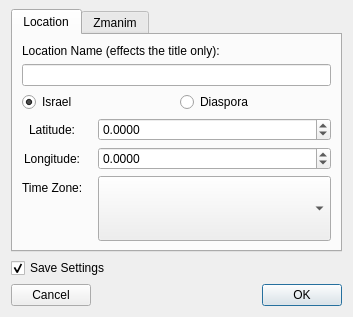
<?xml version="1.0" encoding="UTF-8"?>
<ui version="4.0">
 <class>settings</class>
 <widget class="QDialog" name="settings">
  <property name="geometry">
   <rect>
    <x>0</x>
    <y>0</y>
    <width>353</width>
    <height>317</height>
   </rect>
  </property>
  <property name="windowTitle">
   <string>Change location</string>
  </property>
  <property name="layoutDirection">
   <enum>Qt::LeftToRight</enum>
  </property>
  <layout class="QVBoxLayout" name="verticalLayout">
   <property name="topMargin">
    <number>9</number>
   </property>
   <item>
    <widget class="QTabWidget" name="tabWidget">
     <property name="currentIndex">
      <number>0</number>
     </property>
     <widget class="QWidget" name="Location">
      <attribute name="title">
       <string>Location</string>
      </attribute>
      <layout class="QVBoxLayout" name="verticalLayout_2">
       <item>
        <widget class="QLabel" name="label">
         <property name="text">
          <string>Location Name (effects the title only):</string>
         </property>
        </widget>
       </item>
       <item>
        <widget class="QLineEdit" name="locationLine"/>
       </item>
       <item>
        <layout class="QHBoxLayout" name="horizontalLayout_3">
         <property name="topMargin">
          <number>0</number>
         </property>
         <item>
          <widget class="QRadioButton" name="isIl">
           <property name="text">
            <string>Israel</string>
           </property>
           <property name="checked">
            <bool>true</bool>
           </property>
          </widget>
         </item>
         <item>
          <widget class="QRadioButton" name="isHool">
           <property name="text">
            <string>Diaspora</string>
           </property>
          </widget>
         </item>
        </layout>
       </item>
       <item>
        <layout class="QFormLayout" name="formLayout">
         <property name="fieldGrowthPolicy">
          <enum>QFormLayout::ExpandingFieldsGrow</enum>
         </property>
         <property name="labelAlignment">
          <set>Qt::AlignCenter</set>
         </property>
         <property name="horizontalSpacing">
          <number>15</number>
         </property>
         <item row="1" column="0">
          <widget class="QLabel" name="label_2">
           <property name="frameShape">
            <enum>QFrame::NoFrame</enum>
           </property>
           <property name="text">
            <string>Latitude:</string>
           </property>
          </widget>
         </item>
         <item row="1" column="1">
          <widget class="QDoubleSpinBox" name="latitudeLine">
           <property name="sizePolicy">
            <sizepolicy hsizetype="Expanding" vsizetype="Fixed">
             <horstretch>0</horstretch>
             <verstretch>0</verstretch>
            </sizepolicy>
           </property>
           <property name="layoutDirection">
            <enum>Qt::LeftToRight</enum>
           </property>
           <property name="decimals">
            <number>4</number>
           </property>
           <property name="minimum">
            <double>-90.000000000000000</double>
           </property>
           <property name="maximum">
            <double>90.000000000000000</double>
           </property>
          </widget>
         </item>
         <item row="2" column="0">
          <widget class="QLabel" name="label_3">
           <property name="text">
            <string>Longitude:</string>
           </property>
          </widget>
         </item>
         <item row="2" column="1">
          <widget class="QDoubleSpinBox" name="longitudeLine">
           <property name="sizePolicy">
            <sizepolicy hsizetype="Expanding" vsizetype="Fixed">
             <horstretch>0</horstretch>
             <verstretch>0</verstretch>
            </sizepolicy>
           </property>
           <property name="layoutDirection">
            <enum>Qt::LeftToRight</enum>
           </property>
           <property name="decimals">
            <number>4</number>
           </property>
           <property name="minimum">
            <double>-180.000000000000000</double>
           </property>
           <property name="maximum">
            <double>180.000000000000000</double>
           </property>
          </widget>
         </item>
         <item row="3" column="0">
          <widget class="QLabel" name="label_4">
           <property name="text">
            <string>Time Zone:</string>
           </property>
          </widget>
         </item>
         <item row="3" column="1">
          <widget class="QComboBox" name="comboBox">
           <property name="sizePolicy">
            <sizepolicy hsizetype="Expanding" vsizetype="Expanding">
             <horstretch>0</horstretch>
             <verstretch>0</verstretch>
            </sizepolicy>
           </property>
           <property name="layoutDirection">
            <enum>Qt::LeftToRight</enum>
           </property>
          </widget>
         </item>
        </layout>
       </item>
      </layout>
     </widget>
     <widget class="QWidget" name="Zmanim">
      <attribute name="title">
       <string>Zmanim</string>
      </attribute>
      <layout class="QVBoxLayout" name="verticalLayout_3">
       <item>
        <widget class="QLabel" name="label_7">
         <property name="frameShape">
          <enum>QFrame::NoFrame</enum>
         </property>
         <property name="text">
          <string>Candle Lighting Time:</string>
         </property>
        </widget>
       </item>
       <item>
        <layout class="QHBoxLayout" name="horizontalLayout">
         <item>
          <spacer name="horizontalSpacer">
           <property name="orientation">
            <enum>Qt::Horizontal</enum>
           </property>
           <property name="sizeHint" stdset="0">
            <size>
             <width>40</width>
             <height>20</height>
            </size>
           </property>
          </spacer>
         </item>
         <item>
          <widget class="QDoubleSpinBox" name="offsetLine">
           <property name="enabled">
            <bool>true</bool>
           </property>
           <property name="sizePolicy">
            <sizepolicy hsizetype="Expanding" vsizetype="Fixed">
             <horstretch>0</horstretch>
             <verstretch>0</verstretch>
            </sizepolicy>
           </property>
           <property name="layoutDirection">
            <enum>Qt::LeftToRight</enum>
           </property>
           <property name="decimals">
            <number>1</number>
           </property>
           <property name="maximum">
            <double>99999999.000000000000000</double>
           </property>
          </widget>
         </item>
         <item>
          <widget class="QLabel" name="label_6">
           <property name="enabled">
            <bool>true</bool>
           </property>
           <property name="text">
            <string>(Minutes before sunset)</string>
           </property>
          </widget>
         </item>
        </layout>
       </item>
      </layout>
     </widget>
    </widget>
   </item>
   <item>
    <widget class="QCheckBox" name="saveCheckBox">
     <property name="text">
      <string>Save Settings</string>
     </property>
     <property name="checked">
      <bool>true</bool>
     </property>
    </widget>
   </item>
   <item>
    <layout class="QHBoxLayout" name="horizontalLayout_2">
     <property name="topMargin">
      <number>0</number>
     </property>
     <item>
      <widget class="QPushButton" name="exitBTN">
       <property name="text">
        <string>Cancel</string>
       </property>
       <property name="autoDefault">
        <bool>false</bool>
       </property>
      </widget>
     </item>
     <item>
      <spacer name="horizontalSpacer_2">
       <property name="orientation">
        <enum>Qt::Horizontal</enum>
       </property>
       <property name="sizeHint" stdset="0">
        <size>
         <width>40</width>
         <height>20</height>
        </size>
       </property>
      </spacer>
     </item>
     <item>
      <widget class="QPushButton" name="okBTN">
       <property name="mouseTracking">
        <bool>true</bool>
       </property>
       <property name="layoutDirection">
        <enum>Qt::LeftToRight</enum>
       </property>
       <property name="text">
        <string>OK</string>
       </property>
       <property name="default">
        <bool>true</bool>
       </property>
      </widget>
     </item>
    </layout>
   </item>
  </layout>
 </widget>
 <resources/>
 <connections/>
</ui>
